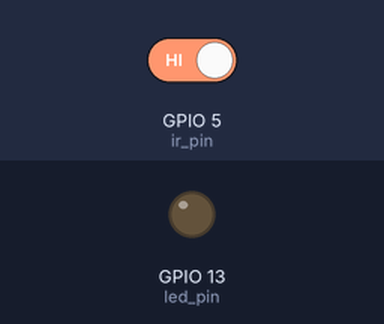
Recording of a sketch running on a simulated ESP8266 (NodeMCU). On the bench: output pins drawn as LEDs (lit = HIGH). The inputs (shaded band) are chosen by the test bench; at power-on: GPIO 5 (ir_pin) HIGH. WiFi joins after 1.5 s; servers stay silent unless stated; uploads are accepted with an empty reply; what the sketch prints to the serial monitor is not drawn. At 3.6 s the program puts the board to deep sleep or switches it off; the recording ends there.

Above: at 2.7 s.
2.8 s: GPIO 5 (ir_pin) driven LOW
At 3.4 s:
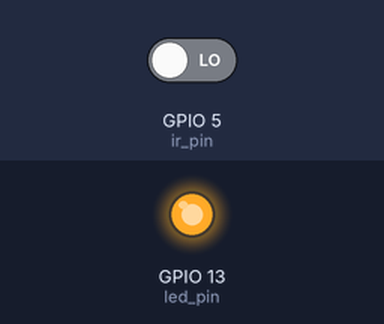
Timing chart, 0 to 3.6 s (numbered marks = the images above; inputs shaded):
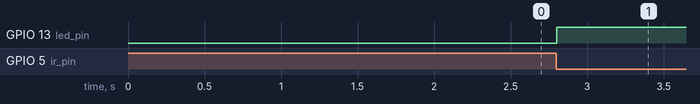

The sketch:

obstacle_av_wifi.ino
```cpp
#include <ESP8266WiFi.h>
#include "ThingSpeak.h"


// Conversion from NodeMCU Amica pins to Arduino GPIO
int D_twelve = 10;
int D_eleven = 9;
int D_ten = 1;
int D_nine = 3;
int D_eight = 15;
int D_seven = 13;
int D_six = 12;
int D_five = 14;
int D_four = 2;
int D_three = 0;
int D_two = 4;
int D_one = 5;
int D_zero = 16;

// ThingSpeak and WiFi Settings
byte server[]  = { 184, 106, 153, 149 }; // IP Address for the ThingSpeak API
String writeAPIKey = "YHK17B88G86UQOJ4";   // Write API Key for a ThingSpeak Channel
//const int updateThingSpeakInterval = 30000;        // Time interval in milliseconds to update ThingSpeak (30000 = 30 seconds)
const int updateThingSpeakInterval = 0;  // Time interval in millisecondsto update ThingSpeak (30000 = 30 seconds)
const char* ssid = "STARK Industries";
const char* password = "language";
int status = WL_IDLE_STATUS;
WiFiClient client;

// Variables that are used in getDistance()
const int ir_pin = D_one;
const int led_pin = D_seven;
int isObstacle = HIGH;

// Additional variables usedin communicating with ThingSpeak
boolean lastConnected = false;
long lastConnectionTime = 0;


void setup() {

  // Set up the networking stuff
  Serial.begin(115200);
  delay(10);
  WiFi.begin(ssid, password);

  while (WiFi.status() != WL_CONNECTED) {
    delay(500);
    Serial.print(".");
  }
  Serial.println("");
  Serial.println("WiFi connected");

  ThingSpeak.begin(client);


  // Then, setup the sensor stuff
  pinMode(led_pin,OUTPUT);
  pinMode(ir_pin,INPUT);
}

void loop() {

  int obstacle = checkObstacle();

  // Print Update Response to Serial Monitor
  if (client.available())
  {
    char c = client.read();
    Serial.print(c);
  }

  // Disconnect from ThingSpeak
  if (!client.connected() && lastConnected)
  {
   Serial.println();
   Serial.println("...disconnected.");
   Serial.println();

   //Read the reply from the server
   while (client.connected())
    if (client.available())
      client.read();

   client.stop();
   //delay(2000);
   ESP.deepSleep(2000);
  }

  if(obstacle == 1){
    // Update ThingSpeak Channel
    if(!client.connected() && (millis() - lastConnectionTime > updateThingSpeakInterval))
    {
      updateThingSpeak("field1="+String(obstacle));
    }

    lastConnected = client.connected();
  }


}

int checkObstacle()
{
  isObstacle = digitalRead(ir_pin);
  if(isObstacle == LOW)
  {
    digitalWrite(led_pin, HIGH);
    return 1;
  }
  else
  {
    digitalWrite(led_pin, LOW);
    return 0;
  }
}

void updateThingSpeak(String tsData)
{
  if (client.connect(server, 80))
  {
    Serial.println("Connected to ThingSpeak...");
    Serial.println(tsData);
    Serial.println();

    client.print("POST /update HTTP/1.1\n");
    client.print("Host: api.thingspeak.com\n");
    client.print("Connection: close\n");
    client.print("X-THINGSPEAKAPIKEY: "+writeAPIKey+"\n");
    client.print("Content-Type: application/x-www-form-urlencoded\n");
    client.print("Content-Length: ");
    client.print(tsData.length());
    client.print("\n\n");

    client.print(tsData);

    lastConnectionTime = millis();
    delay(500);
  }
  else
  {
    Serial.println("Connection Failed.");
    Serial.println();

    lastConnectionTime = millis();
  }
}
```

Measured:
- after the input at 2.8 s, GPIO 13 (led_pin): LOW → HIGH at once
